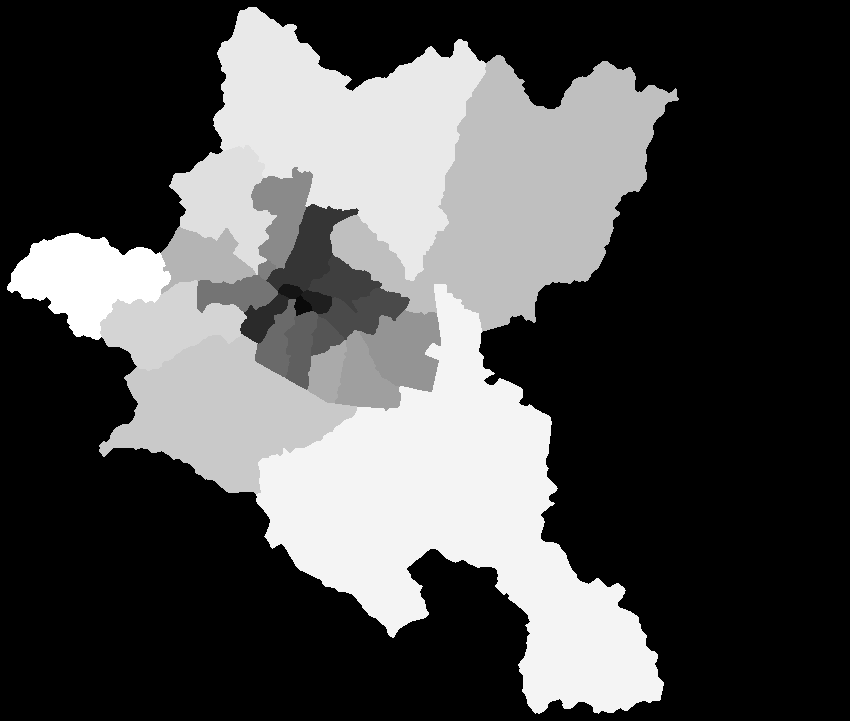
#> input picture evil-sofia/tools/districts_mask.png, 850 x 721 px
$ python build_map.py
#> lines starting #> are read from the running program, lines starting #| are printed output that depends on the picture; after the words box and inside, x2 and y2 are one past the last pixel; in counts of white or black regions, pixels touching at a corner belong together
#!/usr/bin/env python3
"""Build the Evil Sofia HOI4 map.

Sources (see README):
  tools/districts_mask.png          the 24 districts, traced from a district map (pixel value = district)
  tools/geodata/kvartali.geojson    Sofia's 310 official neighbourhoods (provinces and state names)
  tools/geodata/sofia_geodata.npz   real elevation and land cover (python3 tools/fetch_geodata.py)

Each district is a country. Its provinces are the real neighbourhoods inside it; land that belongs to no
neighbourhood (fields, forest, mountain) joins the nearest one along the terrain, and pieces that are too big
are split along the terrain too, so no border is a straight-sided polygon. Neighbouring provinces are grouped
into several states per country.

Usage:  python3 tools/build_map.py        (run from the evil-sofia/ folder; needs numpy pillow scipy)

Engine rules this script follows (measured in game on HOI4 1.19, see README):
- every file is written with CRLF line endings (definition.csv needs them)
- provinces stay small (TOO LARGE BOX), no four-province pixel corners
- buildings.txt and unitstacks.txt hold the full stock sets of placements and anchors
- every strategic region passes the region-centre divide-by-zero check
"""
import colorsys
import heapq
import importlib.util
import json
import os
import re
import shutil
import struct
import numpy as np
from PIL import Image, ImageDraw, ImageFont
from scipy import ndimage as ndi
from scipy.sparse import coo_matrix
from scipy.sparse.csgraph import dijkstra
from scipy.spatial import cKDTree

ROOT = os.path.dirname(os.path.dirname(os.path.abspath(__file__)))
W, H = 5632, 2048     # vanilla map size: the camera, the map frame and vanilla textures are made for it
CITY_HEIGHT = 1150    # height of the city on the map in pixels; around it is the real land around Sofia
MAX_BOX = 140         # province bounding box limit in px (the engine's "TOO LARGE BOX" starts at ~174 px tall)
LAKE_TARGET, LAKE_MAX_BOX = 12000, 150
SEA_LEVEL = 94
RNG = np.random.default_rng(1944)

# id: (TAG, name, adjective, state category of the capital state, approx. population)
DISTRICTS = {
    1: ("SRD", "Sredets", "Sredetsian", "megalopolis", 32000),
    2: ("VAZ", "Vazrazhdane", "Vazrazhdanian", "metropolis", 37000),
    3: ("OBR", "Oborishte", "Oborishtian", "metropolis", 32000),
    4: ("KRS", "Krasno Selo", "Krasnoselian", "large_city", 72000),
    5: ("SRK", "Serdika", "Serdikan", "large_city", 52000),
    6: ("POD", "Poduyane", "Poduyanian", "large_city", 75000),
    7: ("SLA", "Slatina", "Slatinian", "large_city", 67000),
    8: ("IZG", "Izgrev", "Izgrevian", "large_city", 33000),
    9: ("LOZ", "Lozenets", "Lozenetsian", "large_city", 50000),
    10: ("TRD", "Triaditsa", "Triaditsan", "large_city", 63000),
    11: ("KRP", "Krasna Polyana", "Krasnopolyanian", "large_city", 59000),
    12: ("ILN", "Ilinden", "Ilindenian", "large_city", 33000),
    13: ("NAD", "Nadezhda", "Nadezhdan", "city", 67000),
    14: ("ISK", "Iskar", "Iskarian", "city", 64000),
    15: ("MLA", "Mladost", "Mladostian", "city", 103000),
    16: ("STU", "Studentski", "Studentskian", "city", 71000),
    17: ("LYU", "Lyulin", "Lyulinian", "city", 114000),
    18: ("KRE", "Kremikovtsi", "Kremikovtsian", "large_town", 23000),
    19: ("VIT", "Vitosha", "Vitoshan", "town", 61000),
    20: ("OVK", "Ovcha Kupel", "Ovchakupelian", "town", 52000),
    21: ("VRB", "Vrabnitsa", "Vrabnitsan", "town", 47000),
    22: ("NIS", "Novi Iskar", "Noviiskarian", "rural", 27000),
    23: ("PNC", "Pancharevo", "Pancharevian", "rural", 28000),
    24: ("BNK", "Bankya", "Bankyan", "rural", 13000),
    25: ("IAP", "Ivan Apostolov", "Apostolovian", "city", 2500),
}
# Micro-states (like Vatican City): district id: (x, y, radius) in map pixels. Carved out of the districts around
# them after the districts snap to the neighbourhoods; one province, one state. Ivan Apostolov sits on the border
# of Mladost and Izgrev.
MICRO = {25: (2812, 997, 7)}
# A country whose capital is not named after the country: district id -> name of the capital state and city.
CAPITAL_PLACE = {25: "Musagenitsa"}
# Province size by kind of district: (target px, largest px, smallest px). 1 km^2 is about 450 px.
SIZES = {"inner": (380, 650, 100), "middle": (1100, 1800, 180), "outer": (2600, 4200, 300)}
PROVINCES_PER_STATE = {"inner": 3.0, "middle": 3.5, "outer": 4.5}


# Vitosha (the civil war district) has smaller provinces and more states, so there is room to fight.
FINE = {19: ("middle", 2.6, 16)}   # district: (province size class, provinces per state, most states)


# [6 lines left out: function size_class, not called in this run]


# Strategic regions (air zones and weather): (id, name, districts). Pancharevo is split north/south.
REGION_DEFS = [(1, "Old Town", [1, 2, 3, 12]), (2, "Southern Quarters", [4, 8, 9, 10]),
               (3, "Western Quarters", [11, 17, 20]), (4, "Northern Quarters", [5, 6, 13]),
               (5, "Eastern Quarters", [7, 14, 15, 16, 25]), (6, "Vitosha", [19]), (7, "Bankya Hills", [24]),
               (8, "Vrabnitsa Plain", [21]), (9, "Novi Iskar", [22]), (10, "Kremikovtsi", [18]),
               (11, "Pancharevo", []), (12, "Upper Iskar", [23])]
PANCHAREVO_NORTH_REGION = 11
VITOSHA_WEST_REGION = (14, "Boyana Slopes")   # the west of Vitosha gets an air region of its own
SEA_REGION = (13, "Edge of the World")   # one small sea in the map corner: vanilla always has sea provinces
SEA_BOX = 96

# Where each country's capital is (lat, lon); the neighbourhood there becomes the capital province.
CAPITALS = {1: (42.6895, 23.3195), 2: (42.6975, 23.3075), 3: (42.6975, 23.3420), 4: (42.6805, 23.2870),
            5: (42.7135, 23.3140), 6: (42.7050, 23.3540), 7: (42.6850, 23.3720), 8: (42.6740, 23.3500),
            9: (42.6750, 23.3250), 10: (42.6800, 23.3080), 11: (42.7000, 23.2870), 12: (42.7100, 23.2960),
            13: (42.7310, 23.3020), 14: (42.6650, 23.3950), 15: (42.6500, 23.3750), 16: (42.6500, 23.3450),
            17: (42.7140, 23.2550), 18: (42.7900, 23.5000), 19: (42.6430, 23.2670), 20: (42.6800, 23.2570),
            21: (42.7370, 23.2780), 22: (42.8170, 23.3500), 23: (42.5960, 23.4140), 24: (42.7080, 23.1460)}
# Capital neighbourhood where the district name does not give it away (district: neighbourhood name).
CAPITAL_NAMES = {6: "Hadzhi Dimitar"}
CAPITAL_VP = {1: 30, 2: 15, 3: 15}
POP_RNG = np.random.default_rng(1300)  # state population multipliers (100-200), separate from the map's RNG   # other country capitals get 10, other state capitals 3, other places 1

# Rivers: (name, rivers.bmp width index, waypoints). The first one is the main river; the others end where
# they first touch a river drawn before them (tributaries).
RIVERS = [
    ("Iskar", 8, [(42.500, 23.540), (42.530, 23.505), (42.548, 23.488), (42.565, 23.445), (42.585, 23.425),
                  (42.600, 23.418), (42.625, 23.425), (42.650, 23.430), (42.672, 23.437), (42.695, 23.443),
                  (42.720, 23.440), (42.745, 23.430), (42.770, 23.410), (42.795, 23.380), (42.815, 23.352),
                  (42.840, 23.345), (42.870, 23.345), (42.910, 23.345)]),
    ("Perlovska", 4, [(42.585, 23.295), (42.615, 23.305), (42.640, 23.318), (42.668, 23.330), (42.688, 23.338),
                      (42.697, 23.343), (42.706, 23.360), (42.718, 23.385), (42.730, 23.410), (42.745, 23.440)]),
    ("Vladayska", 4, [(42.610, 23.200), (42.646, 23.205), (42.660, 23.240), (42.676, 23.275), (42.690, 23.300),
                      (42.705, 23.318), (42.725, 23.335), (42.750, 23.350), (42.780, 23.365), (42.805, 23.370)]),
    ("Boyanska", 3, [(42.600, 23.255), (42.640, 23.268), (42.665, 23.272), (42.680, 23.278)]),
]
# terrain.bmp palette indices of vanilla common/terrain/00_terrain.txt (ground textures)
TEX_PLAINS, TEX_FIELDS, TEX_FOREST, TEX_FOREST_HIGH, TEX_HILLS = 0, 5, 1, 4, 17
TEX_ROCK, TEX_SNOW, TEX_MARSH, TEX_CITY, TEX_LAKE = 6, 16, 9, 13, 14

# Leaders and generals: one of each per country (first name, surname).
FIRST = ["Krum", "Asen", "Boris", "Kaloyan", "Simeon", "Petar", "Ivan", "Todor", "Stoyan", "Hristo", "Vasil", "Lyuben",
         "Georgi", "Dimitar", "Nikola", "Atanas", "Kiril", "Angel", "Rumen", "Plamen", "Ognyan", "Bozhidar", "Radoslav",
         "Zhivko", "Stefan", "Yordan", "Mihail", "Lazar", "Konstantin", "Velizar", "Tsvetan", "Emil", "Rayko", "Sava",
         "Pavel", "Trayko", "Kosta", "Vladimir", "Dobri", "Spas", "Grigor", "Anton", "Valentin", "Svetoslav", "Yasen",
         "Momchil", "Zlatko", "Iliya"]
SURNAMES = ["Ivanov", "Petrov", "Georgiev", "Dimitrov", "Nikolov", "Stoyanov", "Todorov", "Hristov", "Vasilev", "Angelov",
            "Atanasov", "Kirilov", "Popov", "Kolev", "Marinov", "Yordanov", "Iliev", "Mihaylov", "Kostov", "Pavlov",
            "Stefanov", "Lazarov", "Radev", "Zhelev", "Bonev", "Tsvetkov", "Kamenov", "Dobrev", "Spasov", "Grigorov",
            "Antonov", "Valchev", "Penev", "Slavov", "Rusev", "Tonchev", "Genov", "Velchev", "Ganev", "Yankov",
            "Draganov", "Bogdanov", "Ruskov", "Simeonov", "Tasev", "Uzunov", "Vulkov", "Zahariev"]
# Country leaders with a set name (the others get one from the lists below). A leader gets a portrait when
# tools/portraits/<TAG>.png exists (156x210 px); portraits stay out of the git repository.
LEADER_TRAITS = {"VIT": ["evil_sofia_hates_communism"]}
GENERAL_NAMES = {"IAP": ("Lyuben", "Slavov")}   # districts past the 24th have no pair of their own in the lists   # traits from tools/focus_sredets.py
LEADER_NAMES = {"SRK": "Khan Krum", "IAP": "Apostol Penev", "SRD": "Victor Kolev", "MLA": "Georgi Poryazov", "VIT": "Daniel-Henry Capel",
                "KRP": "Stefan Kartunov", "OBR": "Anton Zafirov", "LOZ": "Georgi Yanchovichin",
                "TRD": "Alexander Dimitrov", "LYU": "GrimBoss"}
# Countries with their own leader are the featured ones on the start screen, with these descriptions; the
# others are the small flags along the bottom.
import sys as _sys
_sys.path.insert(0, os.path.join(ROOT, "tools"))
import texts as _texts   # start screen and leader descriptions, starting advisors
FEATURED = _texts.FEATURED
FEMALE = ["Maria", "Elena", "Ivanka", "Yordanka", "Rositsa", "Desislava", "Vesela", "Teodora", "Milena", "Radka",
          "Stefka", "Tsvetana", "Gergana", "Kalina", "Nevena", "Zornitsa"]


def _advisor_names(n):
    """Names for the starting advisors (men and women), none the same as a leader's or general's."""
#> called with n = 75
    rng = np.random.default_rng(1878)
    taken = {f"{FIRST[i]} {SURNAMES[i]}" for i in range(len(FIRST))}
    names = []
    while len(names) < n:
        surname = SURNAMES[rng.integers(len(SURNAMES))]
        if rng.random() < 0.35:
            name = f"{FEMALE[rng.integers(len(FEMALE))]} {surname}a"
        else:
            name = f"{FIRST[rng.integers(len(FIRST))]} {surname}"
        if name not in taken:
            taken.add(name)
            names.append(name)
    return names


ADVISOR_NAMES = _advisor_names(3 * len(DISTRICTS))


# Folders whose files are named after states and regions: cleared first, so no stale file survives a rebuild.
for folder in ("history/states", "map/strategicregions", "map/supplyareas", "gfx/leaders", "history/units",
               "gfx/interface/goals/evil_sofia", "gfx/interface/ideas/evil_sofia"):
    shutil.rmtree(os.path.join(ROOT, folder), ignore_errors=True)


# [12 lines left out: functions out, write, not called in this run]


def country_color(i):
    r, g, b = colorsys.hsv_to_rgb(((i * 0.381966) % 1.0), 0.55 + 0.35 * (i % 2), 0.55 + 0.15 * (i % 3))
    return int(r * 255), int(g * 255), int(b * 255)


# ---------------------------------------------------------------- neighbourhood names
CYR = dict(zip("АБВГДЕЖЗИЙКЛМНОПРСТУФХЦЧШЩЪЬЮЯ",
               ["A", "B", "V", "G", "D", "E", "ZH", "Z", "I", "Y", "K", "L", "M", "N", "O", "P", "R", "S", "T", "U",
                "F", "H", "TS", "CH", "SH", "SHT", "A", "Y", "YU", "YA"]))
# Names that are cut short in the source data, or that read better translated.
KV_NAMES = {
    "ЦЕНТЪР": "City Centre", "ЖИЛИЩНА ГРУПА - ЗООПАРК": "Zoo Estate", "ЖИЛИЩНА ГРУПА ЮЖЕН ПАРК": "South Park Estate",
    "ЖК. ЛЮЛИН - ЦЕНТЪР": "Lyulin Centre", "ЛЕТИЩЕ СОФИЯ": "Sofia Airport", "7-МИ  11-ТИ КИЛОМЕТЪР": "7th-11th Kilometre",
    "СКЛАДОВО-ПРОИЗВОДСТВЕНА ЗО": None, "---": None, "": None,
    "ЗАПАДЕН ПАРК": "West Park", "СЕВЕРЕН ПАРК": "North Park", "ЮЖЕН ПАРК": "South Park", "ЗООПАРК": "Sofia Zoo",
    "ПАРК БОРИСОВА ГРАДИНА": "Borisova Gradina", "ПАРК БОТАНИЧЕСКА ГРАДИНА": "Botanical Garden",
    "ПАРК ЦЕНТРАЛНИ СОФИЙСКИ ГР": "Central Cemetery", "ПАРК МАЛАШЕВСКИ ГРОБИЩА": "Malashevtsi Cemetery",
    "РЕЗИДЕНЦИЯ БОЯНА": "Boyana Residence", "М. НАЦИОНАЛЕН КИНОЦЕНТЪР": "National Film Centre",
    "В.З. АМЕРИКАНСКИ КОЛЕЖ": "American College", "В.З. ПАСАРЕЛСКО ЕЗЕРО": "Pasarel Lake",
    "В.З. ДРАГАЛЕВЦИ ЛИФТА": "Dragalevtsi Lift", "В.З. ВРАНА-ЛОЗЕН ТРИЪГЪЛНИК": "Vrana-Lozen Triangle",
    "В.З. КИНОЦЕНТЪРА III ЧАСТ": "Kinotsentara 3",
}
LOCAL_PREFIXES = ("ЖК. ", "КВ. ", "В.З. ", "М. ", "С. ", "ГР. ", "МАХ. ")


# [29 lines left out: functions translit, kvartal_name, not called in this run]


# Landmarks that name provinces no neighbourhood name reaches (pieces of big neighbourhoods, mountain land).
LANDMARKS = [("Vitosha Boulevard", 42.6895, 23.3195), ("Graf Ignatiev", 42.6905, 23.3290),
             ("Slaveykov Square", 42.6935, 23.3245), ("Sveta Nedelya", 42.6967, 23.3212),
             ("Alexander Nevsky", 42.6959, 23.3328), ("Lions' Bridge", 42.7040, 23.3240),
             ("Central Station", 42.7115, 23.3215), ("Zhenski Pazar", 42.7010, 23.3165),
             ("Vazrazhdane Square", 42.6975, 23.3075), ("Doctor's Garden", 42.6930, 23.3355),
             ("Eagles' Bridge", 42.6905, 23.3390), ("Zaimov Park", 42.7010, 23.3380), ("NDK", 42.6845, 23.3190),
             ("Gerena", 42.6970, 23.3680), ("Malashevtsi", 42.7170, 23.3450),
             ("Musagenitsa", 42.6570, 23.3600), ("Business Park", 42.6260, 23.3770), ("Pavlovo", 42.6670, 23.2700),
             ("Kopitoto", 42.6370, 23.2400), ("Zlatni Mostove", 42.6056, 23.2364), ("Aleko", 42.5835, 23.2918),
             ("Cherni Vrah", 42.5639, 23.2778), ("The Steelworks", 42.7560, 23.5090), ("Plana", 42.4720, 23.4340)]


# ---------------------------------------------------------------- districts
full_mask = np.asarray(Image.open(os.path.join(ROOT, "tools", "districts_mask.png")).convert("L"))
#> full_mask is the input picture: shape (721, 850); min 0, max 24, mean 7.4
ys, xs = np.nonzero(full_mask)
y0, y1, x0, x1 = ys.min(), ys.max() + 1, xs.min(), xs.max() + 1
#> y0 = 7; y1 = 714; x0 = 7; x1 = 679
src = full_mask[y0:y1, x0:x1]
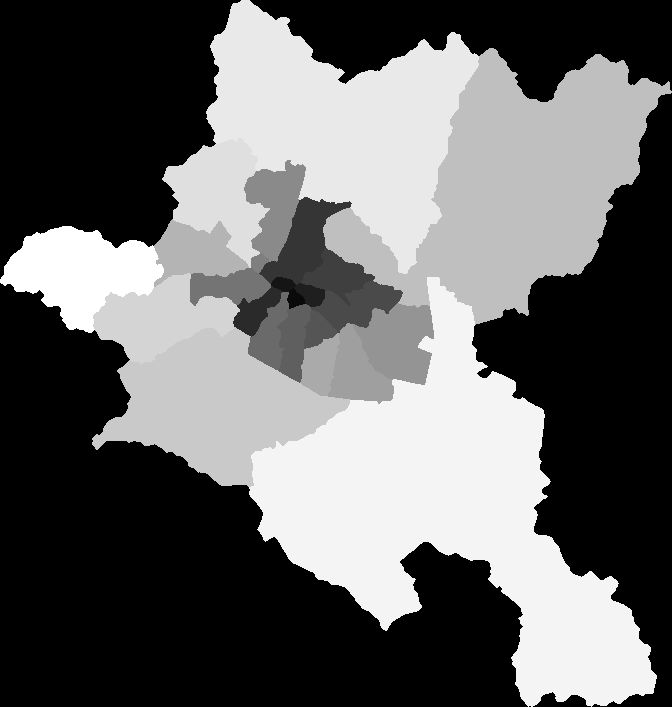
#> src: shape (707, 672); min 0, max 24, mean 9.5; drawn with min black and max white
scale = CITY_HEIGHT / src.shape[0]
tw, th = int(src.shape[1] * scale), int(src.shape[0] * scale)
ox, oy = (W - tw) // 2, (H - th) // 2
best = np.full((th, tw), -1.0, np.float32)   # smooth upscale: strongest blurred district mask wins
lab = np.zeros((th, tw), np.int32)
for k in range(0, 25):
    m = ndi.gaussian_filter((src == k).astype(np.float32), 0.8)
    m = np.asarray(Image.fromarray(m).resize((tw, th), Image.BILINEAR))
    sel = m > best
    best[sel], lab[sel] = m[sel], k
#> this loop made 25 passes
#> pass 1, `m = ndi.gaussian_filter((src == k).astype(np.float32), 0.8)`:
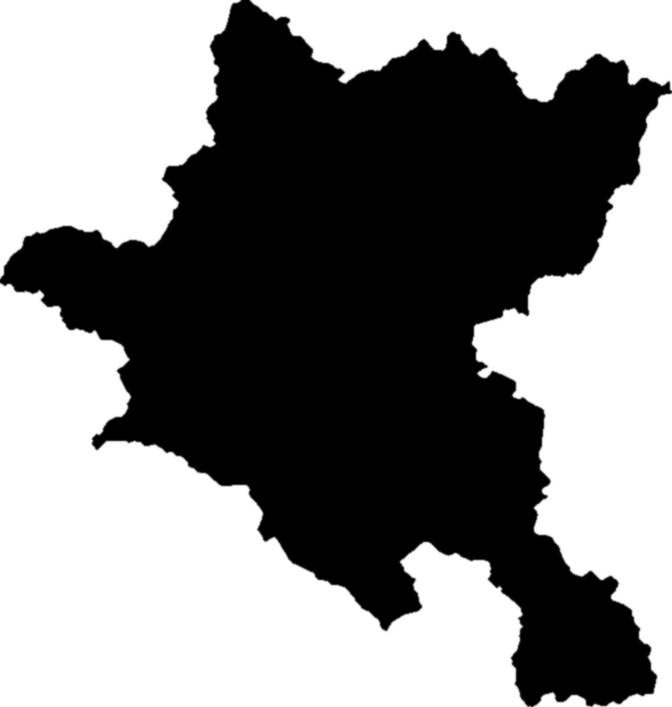
#> m: shape (707, 672) float32; min 0, max 1, mean 0.516
#> after the loop:
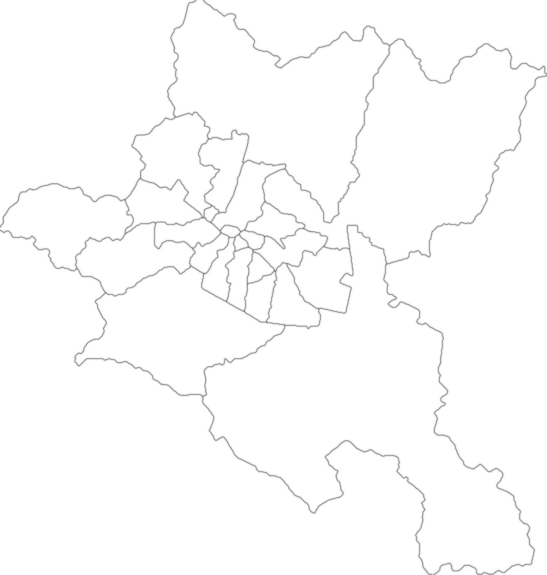
#> best: shape (1150, 1093) float32 (shown at 1/2 size); min 0.35, max 1, mean 0.99
#> after the loop:
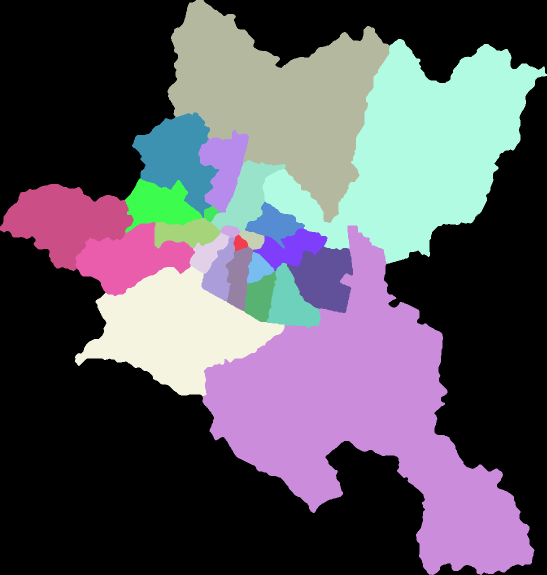
#> lab: shape (1150, 1093) int32 (shown at 1/2 size); 25 distinct labels, from 0 to 24; one colour per label, 0 black
dist = np.zeros((H, W), np.int32)
dist[oy:oy + th, ox:ox + tw] = lab


def tidy_districts(d):
    """Keep the largest piece of each district; stray pieces join the district around them."""
    d = d.copy()
    for k in DISTRICTS:
        cl, n = ndi.label(d == k)
        if n > 1:
            keep = np.bincount(cl.ravel())[1:].argmax() + 1
            d[(cl > 0) & (cl != keep)] = -1
#> this loop made 25 passes
#> n on passes 1 to 4: 1, 1, 1, 1
#> pass 1, in tidy_districts, `cl, n = ndi.label(d == k)`:
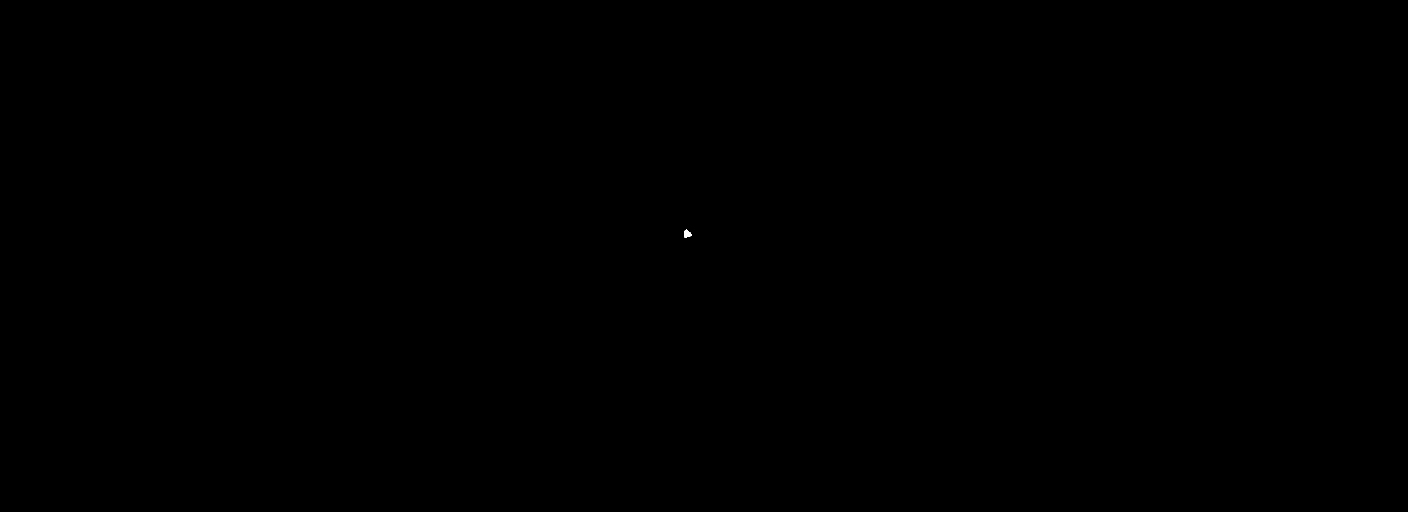
#> cl: shape (2048, 5632) int32 (shown at 1/4 size); values 0 (black) and 1 (white), 0.01% white; 1 white region, box (x1, y1, x2, y2) and area: (2736, 918, 2766, 951) 610
    holes_ = d == -1
    if holes_.any():
        idx_ = ndi.distance_transform_edt(d <= 0, return_distances=False, return_indices=True)
        d[holes_] = d[idx_[0], idx_[1]][holes_]
    return d


dist = tidy_districts(dist)
city = dist > 0
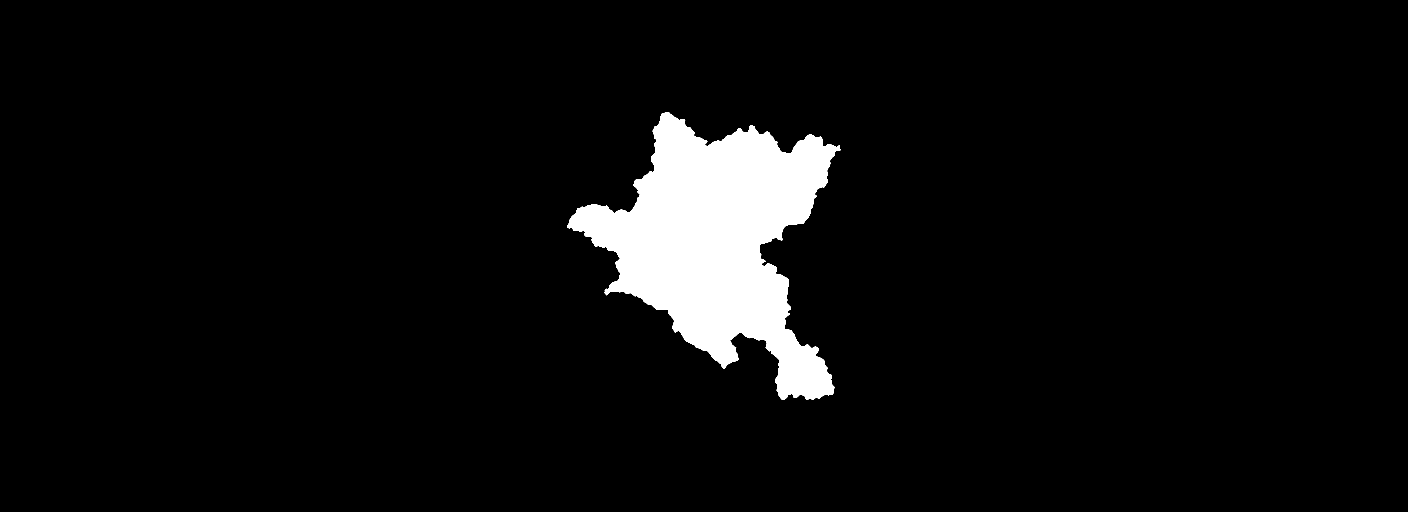
#> city: shape (2048, 5632) bool (shown at 1/4 size); 5.3% white; 1 white region, box (x1, y1, x2, y2) and area: (2269, 449, 3362, 1599) 608558

# ---------------------------------------------------------------- georeference (lat/lon <-> map pixels)
# Fitted so that the official neighbourhoods, taken together, cover the traced city outline as well as
# possible: mask_x = 312 + dx + (lon - 23.3215) * 1119 * sx, mask_y = 312 + dy - (lat - 42.6966) * 1521 * sy.
#> (the run stopped early here; a loop or call above may not have finished)
